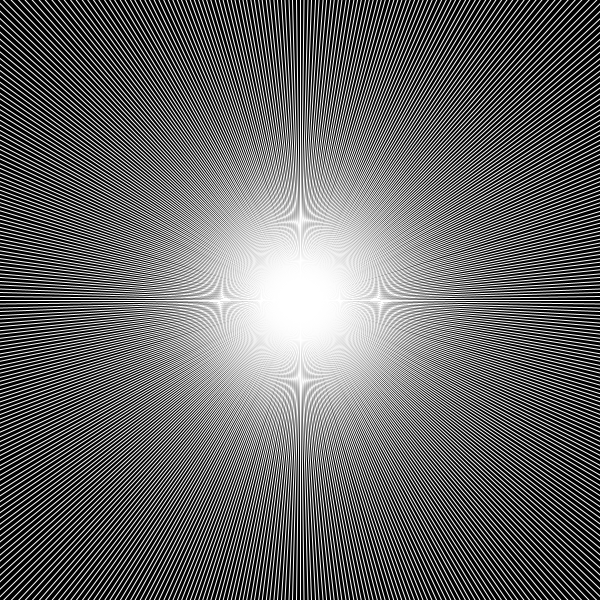
Frame 1 (no input)
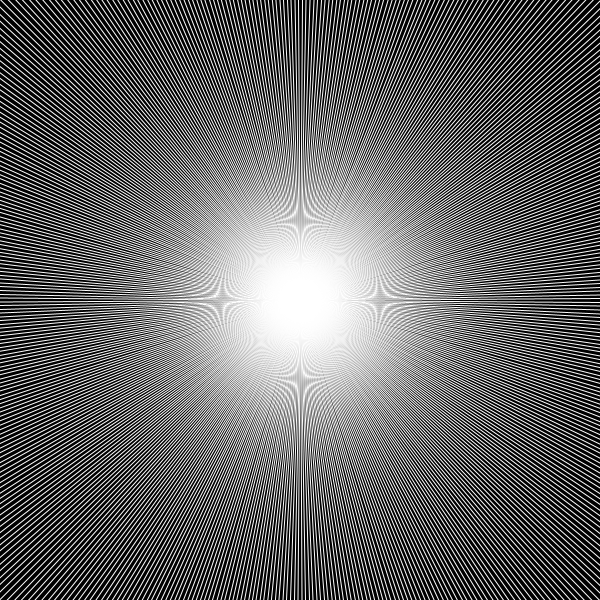
Frame 60 (the mouse pressed at the canvas centre just before this capture)
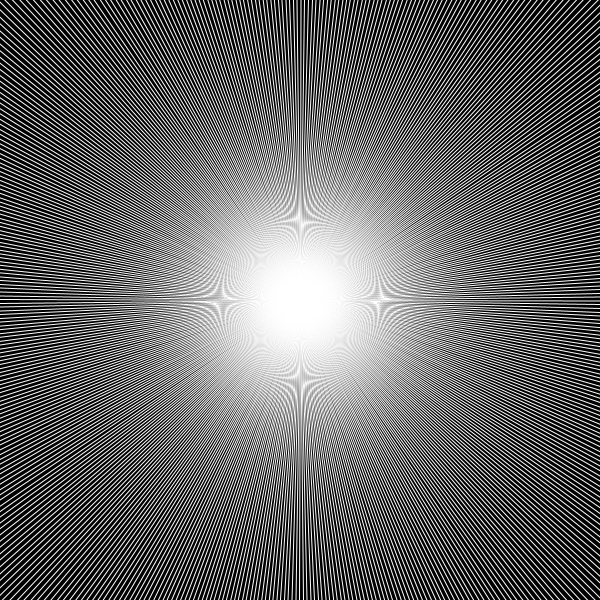
Frame 120 (the mouse held since frame 60 and released just before this capture)

The Processing sketch that drew these frames (run headless with seeded random() and noise(); from frame 60 on, the mouse is pressed at the canvas centre):

// Processing sketch: radiation
// ── radiation.pde
// Number of Rays
int numRays;

// Center of the Sun
float centerX, centerY;

// Size of the Sun in terms of 
// distance from center of sun to edge of sun
float radius;

// Starting angle of first ray
float rStart;

void setup() {
 size(600, 600); 
 rStart = 0; 
 numRays = 500;
 radius = 600;
 centerX = width/2;
 centerY = height/2;
}

void draw() {
 background(0);
 stroke(255);
 
 //Loop through all the angles for each sun ray
 //Where the "angle" is 360 degrees divided by the number of rays
 for (float r = rStart; r < (TWO_PI + rStart); r+=TWO_PI/numRays) {
  //Calculate x and y-positions of the end of each ray
  //by multiplying the radius of the sun with cos and sin of the angle
  float xPos =  centerX + radius*cos(r);
  float yPos = centerY + radius*sin(r);
  line(centerX, centerY, xPos, yPos); 
 }
 
 if(rStart >= TWO_PI)
   rStart = 0;
 // Move the starting angle of the first ray to "animate" the rays
 rStart+=TWO_PI/(100*numRays);
}
